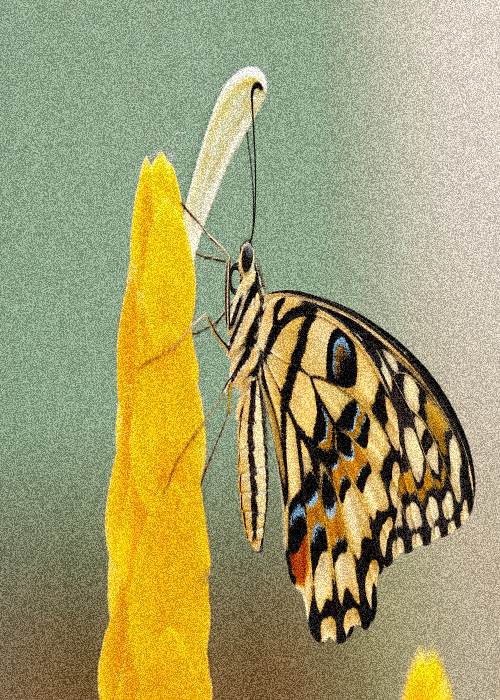
#> input picture image5.png, 500 x 700 px
$ python denoising.py
#> lines starting #> are read from the running program, lines starting #| are printed output that depends on the picture
import cv2
img=cv2.imread("image5.png")
#> img is the input picture: shape (700, 500, 3); mean B, G, R 109.6, 157.5, 162.9

dimg=cv2.fastNlMeansDenoisingColored(img,None,15,15,10)
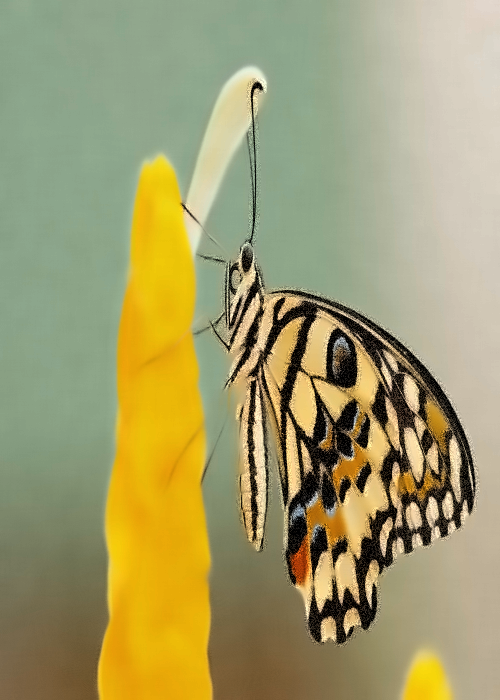
#> dimg: shape (700, 500, 3); mean B, G, R 108.6, 156.3, 162
# bilateral filter
bdimg=cv2.bilateralFilter(img,10,70,70)

cv2.imshow("Original Img",img)
cv2.imshow("Denoised Image",dimg)
cv2.imshow("Bilateral Denoised Image",bdimg)
cv2.waitKey(0)
cv2.destroyAllWindows()

$ run again, with cat.jpg saved as image5.png
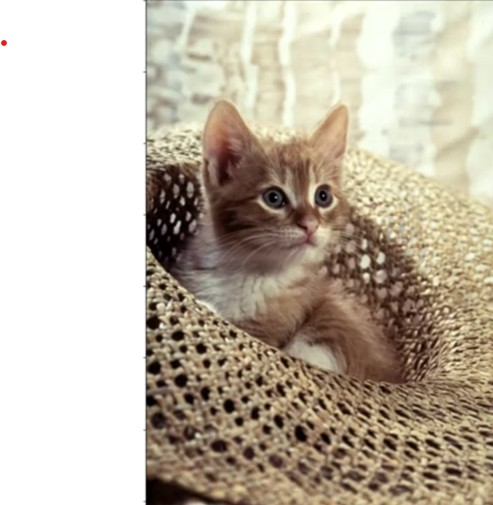
#> input picture cat.jpg, 493 x 505 px
#> img is the input picture: shape (505, 493, 3); mean B, G, R 165.6, 181.7, 192.1
#> `dimg=cv2.fastNlMeansDenoisingColored(img,None,15,15,10)`:
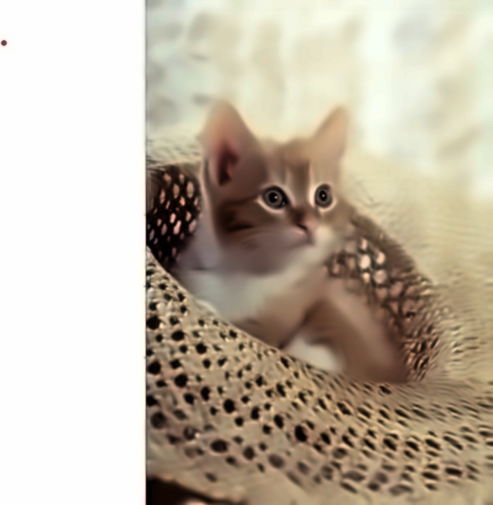
#> dimg: shape (505, 493, 3); mean B, G, R 164.2, 180.9, 192.2
